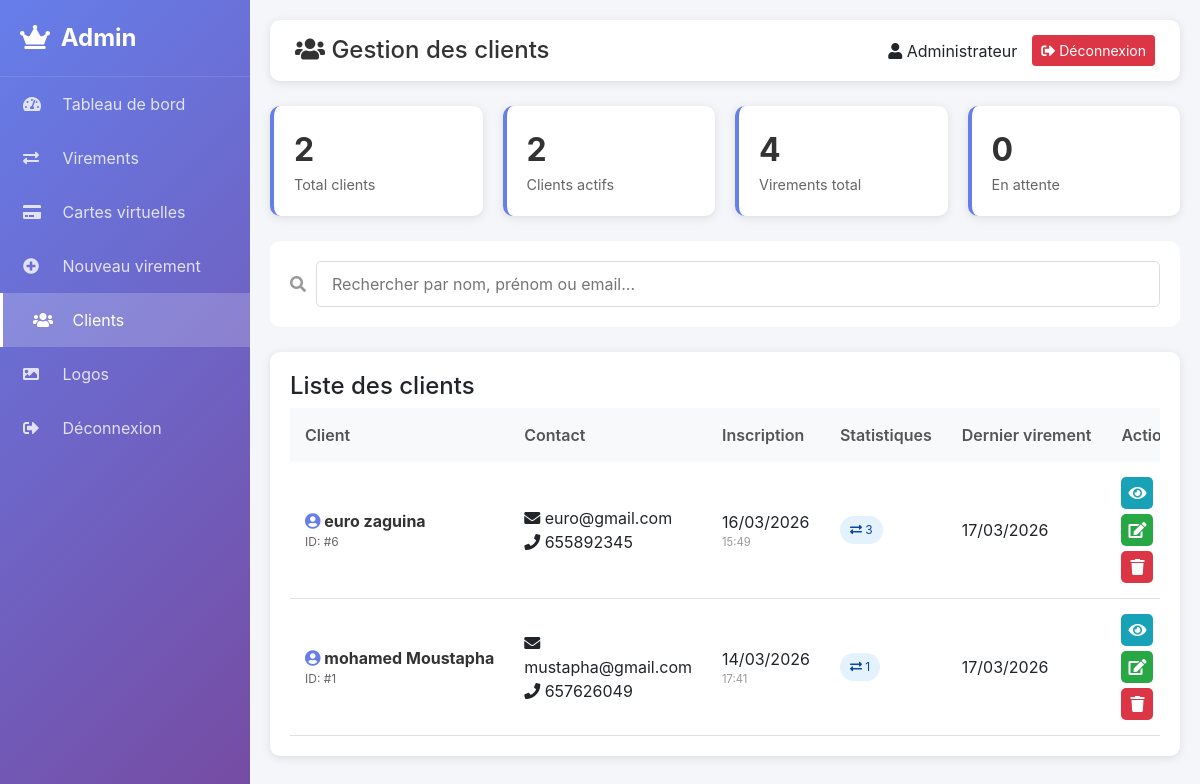
The app's page /admin-clients.php (signed in) with its own data.
### tables this page shows
CREATE TABLE IF NOT EXISTS `utilisateurs` (
  `id` int NOT NULL AUTO_INCREMENT,
  `nom` varchar(100) NOT NULL,
  `prenom` varchar(100) NOT NULL,
  `email` varchar(150) NOT NULL,
  `telephone` varchar(20) DEFAULT NULL,
  `mot_de_passe` varchar(255) NOT NULL,
  `date_inscription` timestamp NULL DEFAULT CURRENT_TIMESTAMP,
  `role` varchar(20) DEFAULT 'client',
  `pays` varchar(100) DEFAULT 'USA',
  PRIMARY KEY (`id`),
  UNIQUE KEY `email` (`email`)
);

### admin-clients.php (the view, shortened to what this page needs)
<?php
require_once 'config.php';
try {
    $stmt = $pdo->query("
        SELECT
            u.id, u.nom, u.prenom, u.email, u.telephone, u.date_inscription,
            (SELECT COUNT(*) FROM virements WHERE user_id = u.id) as total_virements,
            (SELECT COUNT(*) FROM virements WHERE user_id = u.id AND statut = 'En attente') as virements_attente,
            (SELECT MAX(date_creation) FROM virements WHERE user_id = u.id) as dernier_virement
        FROM utilisateurs u
        WHERE u.role != 'admin' OR u.role IS NULL
        ORDER BY u.id DESC
    ");
    $clients = $stmt->fetchAll();
} catch (Exception $e) {
    $clients = [];
    $message = "Erreur: " . $e->getMessage();
    $message_type = "danger";
}
$stats = [
    'total_clients' => count($clients),
    'total_avec_virements' => count(array_filter($clients, fn($c) => $c['total_virements'] > 0)),
    'total_virements' => array_sum(array_column($clients, 'total_virements')),
    'total_attente' => array_sum(array_column($clients, 'virements_attente'))
];
?>
<!DOCTYPE html>
<html lang="fr">
<head>
    <link rel="stylesheet" href="https://stackpath.bootstrapcdn.com/bootstrap/4.5.2/css/bootstrap.min.css">
    <link rel="stylesheet" href="https://cdnjs.cloudflare.com/ajax/libs/font-awesome/5.15.3/css/all.min.css">
</head>
<body>
    <div class="sidebar" id="sidebar">
        <div class="sidebar-header">
            <span><i class="fas fa-crown"></i> Admin</span>
        </div>
        <nav>
    <a href="admin-dashboard.php"><i class="fas fa-tachometer-alt"></i> Tableau de bord</a>
    <a href="admin-virements.php"><i class="fas fa-exchange-alt"></i> Virements</a>
    <a href="admin-cartes.php"><i class="fas fa-credit-card"></i> Cartes virtuelles</a>
    <a href="admin-nouveau-virement.php"><i class="fas fa-plus-circle"></i> Nouveau virement</a>
    <a href="admin-clients.php" class="active"><i class="fas fa-users"></i> Clients</a>
    <a href="admin-logos.php"><i class="fas fa-image"></i> Logos</a>
    <a href="logout.php"><i class="fas fa-sign-out-alt"></i> Déconnexion</a>
</nav>
    </div>
    <div class="main-content">
        <div class="admin-header">
            <h2><i class="fas fa-users"></i> Gestion des clients</h2>
            <div class="user-info">
                <span><i class="fas fa-user"></i> <?= htmlspecialchars(($_SESSION['user_prenom'] ?? '') . ' ' . ($_SESSION['user_nom'] ?? '')) ?></span>
                <a href="logout.php" class="btn btn-danger btn-sm"><i class="fas fa-sign-out-alt"></i> Déconnexion</a>
            </div>
        </div>
        <div class="stats-grid">
            <div class="stat-card">
                <div class="number"><?= $stats['total_clients'] ?></div>
                <div class="label">Total clients</div>
            </div>
            <div class="stat-card">
                <div class="number"><?= $stats['total_avec_virements'] ?></div>
                <div class="label">Clients actifs</div>
            </div>
            <div class="stat-card">
                <div class="number"><?= $stats['total_virements'] ?></div>
                <div class="label">Virements total</div>
            </div>
            <div class="stat-card">
                <div class="number"><?= $stats['total_attente'] ?></div>
                <div class="label">En attente</div>
            </div>
        </div>
        <div class="search-bar">
            <i class="fas fa-search" style="color: #999;"></i>
            <input type="text" id="searchInput" placeholder="Rechercher par nom, prénom ou email...">
        </div>
        <div class="table-card">
            <h4>Liste des clients</h4>
            <div class="table-responsive">
                <table id="clientsTable">
                    <thead>
                        <tr>
                            <th>Client</th>
                            <th>Contact</th>
                            <th>Inscription</th>
                            <th>Statistiques</th>
                            <th>Dernier virement</th>
                            <th>Actions</th>
                        </tr>
                    </thead>
                    <tbody>
                        <?php if (empty($clients)): ?>
                            <tr><td colspan="6" class="text-center">Aucun client</td></tr>
                        <?php else: ?>
                            <?php foreach ($clients as $client): ?>
                            <tr>
                                <td>
                                    <div class="client-name">
                                        <i class="fas fa-user-circle" style="color: #667eea;"></i>
                                        <?= htmlspecialchars($client['prenom'] . ' ' . $client['nom']) ?>
                                    </div>
                                    <div class="client-email">ID: #<?= $client['id'] ?></div>
                                </td>
                                <td>
                                    <div><i class="fas fa-envelope"></i> <?= htmlspecialchars($client['email']) ?></div>
                                    <?php if ($client['telephone']): ?>
                                        <div><i class="fas fa-phone"></i> <?= htmlspecialchars($client['telephone']) ?></div>
                                    <?php endif; ?>
                                </td>
                                <td>
                                    <div><?= date('d/m/Y', strtotime($client['date_inscription'] ?? 'now')) ?></div>
                                    <div class="date-inscription"><?= date('H:i', strtotime($client['date_inscription'] ?? 'now')) ?></div>
                                </td>
                                <td>
                                    <span class="badge-virement">
                                        <i class="fas fa-exchange-alt"></i> <?= $client['total_virements'] ?>
                                    </span>
                                </td>
                                <td>
                                    <?= $client['dernier_virement'] ? date('d/m/Y', strtotime($client['dernier_virement'])) : 'Aucun' ?>
                                </td>
                                <td>
                                    <div class="action-buttons">
                                        <a href="admin-virements.php?client=<?= $client['id'] ?>" class="btn-icon btn-view" title="Voir virements">
                                            <i class="fas fa-eye"></i>
                                        </a>
                                        <a href="admin-modifier-client.php?id=<?= $client['id'] ?>" class="btn-icon btn-edit" title="Modifier">
                                            <i class="fas fa-edit"></i>
                                        </a>
                                        <a href="?delete=<?= $client['id'] ?>" class="btn-icon btn-delete" title="Supprimer"
                                           onclick="return confirm('Supprimer ce client ?')">
                                            <i class="fas fa-trash"></i>
                                        </a>
                                    </div>
                                </td>
                            </tr>
                            <?php endforeach; ?>
                        <?php endif; ?>
                    </tbody>
                </table>
            </div>
        </div>
    </div>
</body>
</html>

### admin-clients.php (style rules this page uses)
* { margin: 0; padding: 0; box-sizing: border-box; }
body { background-color: #f4f6f9; }
.sidebar { min-height: 100vh; background: linear-gradient(135deg, #667eea 0%, #764ba2 100%); color: white; position: fixed; width: 250px; transition: all 0.3s; z-index: 1000; }
.sidebar-header { padding: 20px; font-size: 24px; font-weight: bold; border-bottom: 1px solid rgba(255,255,255,0.1); display: flex; justify-content: space-between; align-items: center; }
.sidebar a { color: rgba(255,255,255,0.8); text-decoration: none; padding: 15px 20px; display: block; transition: all 0.3s; border-left: 3px solid transparent; }
.sidebar a:hover, .sidebar a.active { background: rgba(255,255,255,0.2); color: white; padding-left: 30px; border-left: 3px solid white; }
.sidebar i { width: 25px; margin-right: 10px; }
.main-content { margin-left: 250px; padding: 20px; transition: all 0.3s; }
.admin-header { background: white; padding: 15px 25px; border-radius: 10px; box-shadow: 0 2px 10px rgba(0,0,0,0.1); margin-bottom: 25px; display: flex; justify-content: space-between; align-items: center; flex-wrap: wrap; gap: 15px; }
.admin-header h2 { margin: 0; font-size: 1.5rem; color: #333; }
.user-info { display: flex; align-items: center; gap: 15px; flex-wrap: wrap; }
.stats-grid { display: grid; grid-template-columns: repeat(4, 1fr); gap: 20px; margin-bottom: 25px; }
.stat-card { background: white; padding: 20px; border-radius: 10px; box-shadow: 0 2px 10px rgba(0,0,0,0.1); border-left: 4px solid #667eea; }
.stat-card .number { font-size: 2rem; font-weight: bold; color: #333; }
.stat-card .label { color: #666; font-size: 0.9rem; }
.search-bar { background: white; padding: 20px; border-radius: 10px; margin-bottom: 25px; display: flex; gap: 10px; align-items: center; flex-wrap: wrap; }
.search-bar input { flex: 1; padding: 10px 15px; border: 1px solid #ddd; border-radius: 5px; min-width: 200px; }
.table-card { background: white; border-radius: 10px; padding: 20px; box-shadow: 0 2px 10px rgba(0,0,0,0.1); overflow-x: auto; }
.table-responsive { overflow-x: auto; -webkit-overflow-scrolling: touch; }
table { width: 100%; border-collapse: collapse; min-width: 800px; }
th { background: #f8f9fa; padding: 15px; text-align: left; color: #555; font-weight: 600; white-space: nowrap; }
td { padding: 15px; border-bottom: 1px solid #dee2e6; vertical-align: middle; }
.badge-virement { background: #e3f2fd; color: #0d47a1; padding: 5px 10px; border-radius: 20px; font-size: 0.75rem; display: inline-block; white-space: nowrap; }
.action-buttons { display: flex; gap: 5px; flex-wrap: wrap; }
.btn-icon { width: 32px; height: 32px; border-radius: 5px; display: inline-flex; align-items: center; justify-content: center; color: white; text-decoration: none; transition: all 0.3s; }
.btn-view { background: #17a2b8; }
.btn-edit { background: #28a745; }
.btn-delete { background: #dc3545; }
.client-name { font-weight: bold; color: #333; white-space: nowrap; }
.client-email { font-size: 0.75rem; color: #666; }
.date-inscription { font-size: 0.7rem; color: #999; }

### records on screen
utilisateurs: prenom+nom "euro zaguina", id "6", email "euro@gmail.com", telephone "655892345", date_inscription "16/03/2026", date_inscription "15:49", total_virements "3", dernier_virement "17/03/2026"
utilisateurs: prenom+nom "mohamed Moustapha", id "1", email "mustapha@gmail.com", telephone "657626049", date_inscription "14/03/2026", date_inscription "17:41", total_virements "1", dernier_virement "17/03/2026"

### other values on screen
$stats['total_clients'] "2"
$stats['total_avec_virements'] "2"
$stats['total_virements'] "4"
$stats['total_attente'] "0"
